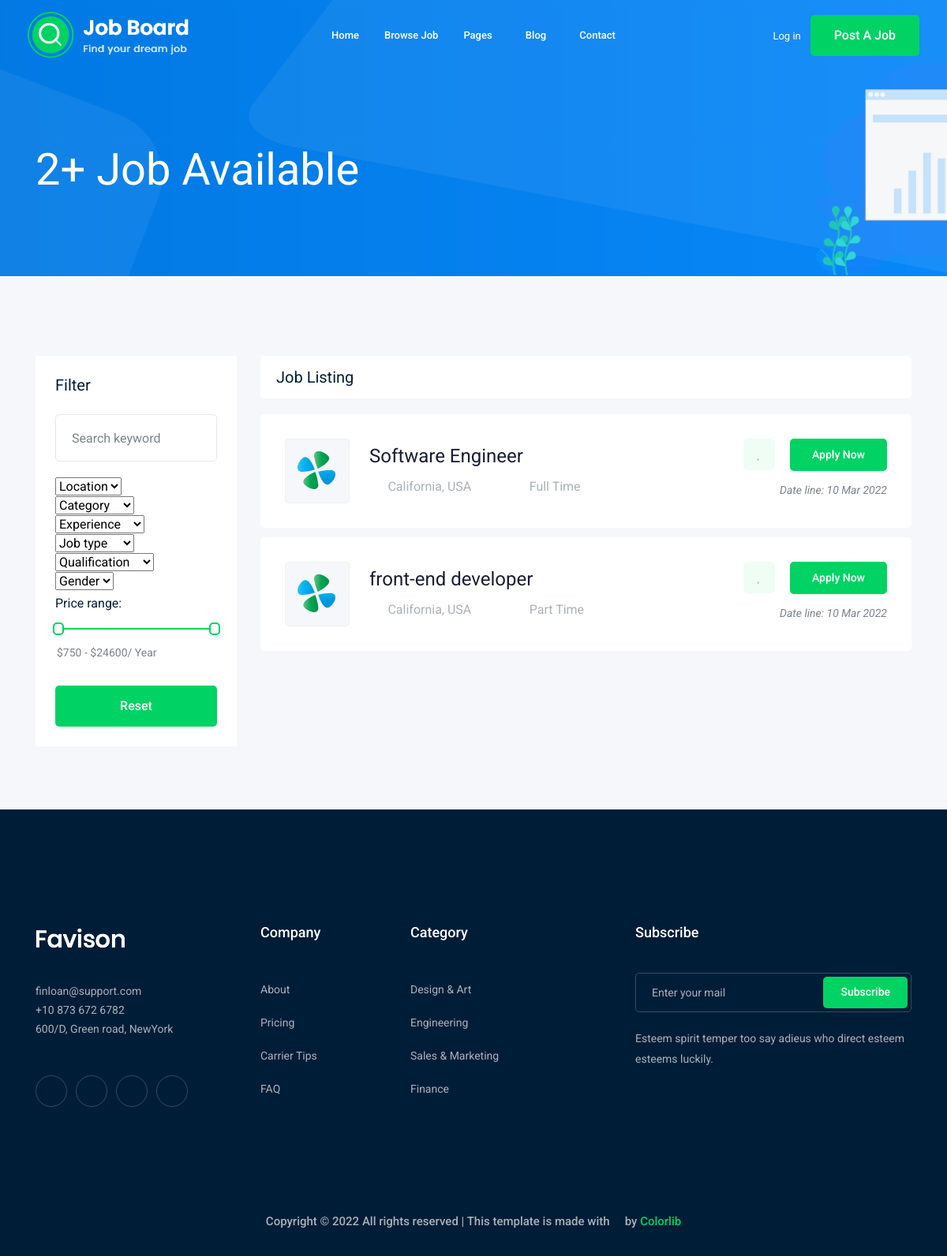
The app's page /, older data.
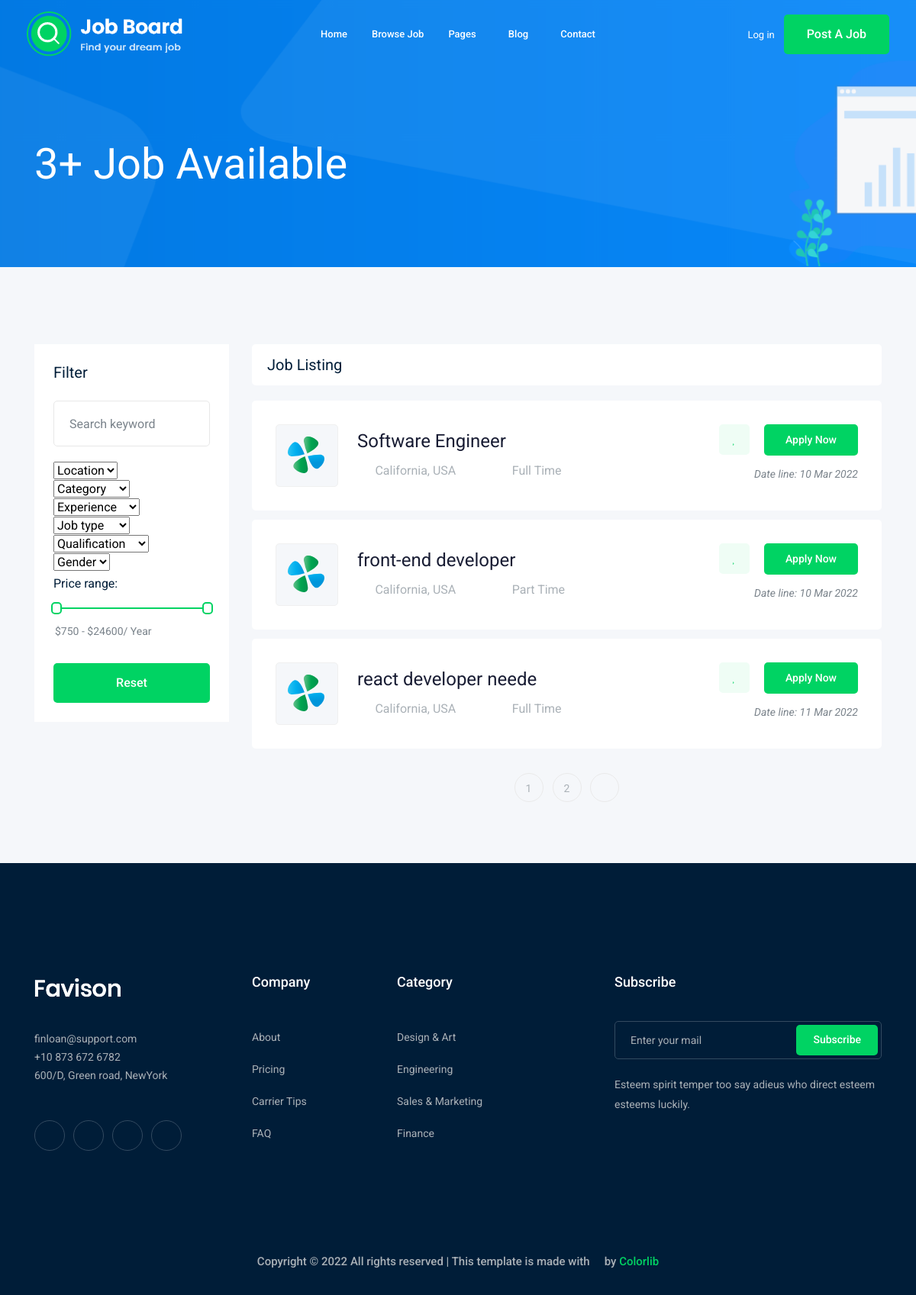
The same page, newer data.
### job/models.py (models this page shows, shortened)
class Job(models.Model):
    owner = models.ForeignKey( User , related_name='job_owner', on_delete=models.CASCADE)
    title = models.CharField(max_length=100)
    type = models.CharField(max_length=100, choices=JOB_TYPE_CHOICE)
    description = models.TextField(max_length=1000)
    published_at = models.DateTimeField(auto_now=True)
    vacancy = models.IntegerField(default=1)
    salary = models.IntegerField(default=1)
    experience = models.IntegerField(default=1)
    category = models.ForeignKey(Category, on_delete=models.CASCADE)
    img = models.ImageField(upload_to=upload_image)
    slug = models.SlugField(null=True, blank=True)
    def __str__(self):
        return (self.title)

### job/views.py (the view)
# urls.py: path('', jop_list, name="jobs"),
def jop_list(request):
    jobList = Job.objects.all()
    paginator = Paginator(jobList, 3)  # SHOW 1 jOB PER PAGE .
    page_number = request.GET.get('page')
    page_obj = paginator.get_page(page_number)
    context = {'Jobs': page_obj}
    return (render(request, 'job/jobs.html', context))

### job/templates/job/jobs.html (shortened to what this page needs)
{% extends 'main.html' %}
{% block body %}
<div class="bradcam_area bradcam_bg_1">
  <div class="container">
    <div class="row">
      <div class="col-xl-12">
        <div class="bradcam_text">
          <h3> {{Jobs|length }}+ Job{% if Jobs.count > 1 %}s{% endif %} Available</h3>
        </div>
      </div>
    </div>
  </div>
</div>
<div class="job_listing_area plus_padding">
  <div class="container">
    <div class="row">
      <div class="col-lg-3">
        <div class="job_filter white-bg">
          <div class="form_inner white-bg">
            <h3>Filter</h3>
            <form action="#">
              <div class="row">
                <div class="col-lg-12">
                  <div class="single_field">
                    <input type="text" placeholder="Search keyword" />
                  </div>
                </div>
                <div class="col-lg-12">
                  <div class="single_field">
                    <select class="wide">
                      <option data-display="Location">Location</option>
                    </select>
                  </div>
                </div>
                <div class="col-lg-12">
                  <div class="single_field">
                    <select class="wide">
                      <option data-display="Category">Category</option>
                    </select>
                  </div>
                </div>
                <div class="col-lg-12">
                  <div class="single_field">
                    <select class="wide">
                      <option data-display="Experience">Experience</option>
                    </select>
                  </div>
                </div>
                <div class="col-lg-12">
                  <div class="single_field">
                    <select class="wide">
                      <option data-display="Job type">Job type</option>
                    </select>
                  </div>
                </div>
                <div class="col-lg-12">
                  <div class="single_field">
                    <select class="wide">
                      <option data-display="Qualification">
                        Qualification
                      </option>
                    </select>
                  </div>
                </div>
                <div class="col-lg-12">
                  <div class="single_field">
                    <select class="wide">
                      <option data-display="Gender">Gender</option>
                    </select>
                  </div>
                </div>
              </div>
            </form>
          </div>
          <div class="range_wrap">
            <label for="amount">Price range:</label>
            <div id="slider-range"></div>
            <p>
              <input type="text" id="amount" readonly style="
                      border: 0;
                      color: #7a838b;
                      font-size: 14px;
                      font-weight: 400;
                    " />
            </p>
          </div>
          <div class="reset_btn">
            <button class="boxed-btn3 w-100" type="submit">Reset</button>
          </div>
        </div>
      </div>
      <div class="col-lg-9">
        <div class="recent_joblist_wrap">
          <div class="recent_joblist white-bg">
            <div class="row align-items-center">
              <div class="col-md-6">
                <h4>Job Listing</h4>
              </div>
            </div>
          </div>
        </div>
        <div class="job_lists m-0">
          <div class="row">
            {% for Job in Jobs %}
            <div class="col-lg-12 col-md-12">
              <div class="single_jobs white-bg d-flex justify-content-between">
                <div class="jobs_left d-flex align-items-center">
                  <div class="thumb">
                    <img src="img/svg_icon/1.svg" alt="" />
                  </div>
                  <div class="jobs_conetent">
                    <a href="{% url 'job:jobDetails' Job.slug %}">
                      <h4>{{ Job }}</h4>
                    </a>
                    <div class="links_locat d-flex align-items-center">
                      <div class="location">
                        <p><i class="fa fa-map-marker"></i> California, USA</p>
                      </div>
                      <div class="location">
                        <p><i class="fa fa-clock-o"></i> {{Job.type}} </p>
                      </div>
                    </div>
                  </div>
                </div>
                <div class="jobs_right">
                  <div class="apply_now">
                    <a class="heart_mark" href="#">
                      <i class="fa fa-heart"></i>
                    </a>
                    <a href="{% url 'job:jobDetails' Job.slug %}" class="boxed-btn3">Apply Now</a>
                  </div>
                  <div class="date">
                    <p>Date line: {{Job.published_at| date:'j M Y'}}</p>
                  </div>
                </div>
              </div>
            </div>
            {% endfor %}
          </div>
          {% if Jobs.has_other_pages %}
          <div class="row">
            <div class="col-lg-12">
              <div class="pagination_wrap">
                <ul>
                  {%  for i in Jobs.paginator.page_range  %}
                  <li>
                    <a href="?page={{i}}"><span>{{i}}</span></a>
                  </li>
                  {% endfor %}
                  {% if Jobs.has_next %}
                  <li>
                    <a href="?page={{Jobs.next_page_number}}"> <i class="ti-angle-right"></i> </a>
                  </li>
                  {% endif %}
                </ul>
              </div>
            </div>
          </div>
          {% endif %}
        </div>
      </div>
    </div>
  </div>
</div>
{% endblock body %}

### templates/main.html (shortened to what this page needs)
{% load static %}
<!DOCTYPE html>
<html class="no-js" lang="zxx">
  <head>
    <link rel="stylesheet" href="{% static 'css/bootstrap.min.css' %}" />
    <link rel="stylesheet" href="{% static 'css/owl.carousel.min.css' %}" />
    <link rel="stylesheet" href="{% static 'css/magnific-popup.css' %}" />
    <link rel="stylesheet" href="{% static 'css/font-awesome.min.css' %}" />
    <link rel="stylesheet" href="{% static 'css/themify-icons.css' %}" />
    <link rel="stylesheet" href="{% static 'css/nice-select.css' %}" />
    <link rel="stylesheet" href="{% static 'css/flaticon.css' %}" />
    <link rel="stylesheet" href="{% static 'css/jquery-ui.css' %}" />
    <link rel="stylesheet" href="{% static 'css/gijgo.css' %}" />
    <link rel="stylesheet" href="{% static 'css/animate.min.css' %}" />
    <link rel="stylesheet" href="{% static 'css/slicknav.css' %}" />
    <link rel="stylesheet" href="{% static 'css/style.css' %}" />
  </head>
  <body>
    <header>
      <div class="header-area">
        <div id="sticky-header" class="main-header-area">
          <div class="container-fluid">
            <div class="header_bottom_border">
              <div class="row align-items-center">
                <div class="col-xl-3 col-lg-2">
                  <div class="logo">
                    <a href="index.html">
                      <img src="{% static 'img/logo.png' %}" alt="" />
                    </a>
                  </div>
                </div>
                <div class="col-xl-6 col-lg-7">
                  <div class="main-menu d-none d-lg-block">
                    <nav>
                      <ul id="navigation">
                        <li><a href="index.html">home</a></li>
                        <li><a href="jobs.html">Browse Job</a></li>
                        <li>
                          <a href="#">pages <i class="ti-angle-down"></i></a>
                        </li>
                        <li>
                          <a href="#">blog <i class="ti-angle-down"></i></a>
                        </li>
                        <li><a href="contact.html">Contact</a></li>
                      </ul>
                    </nav>
                  </div>
                </div>
                <div class="col-xl-3 col-lg-3 d-none d-lg-block">
                  <div class="Appointment">
                    <div class="phone_num d-none d-xl-block">
                      <a href="#">Log in</a>
                    </div>
                    <div class="d-none d-lg-block">
                      <a class="boxed-btn3" href="#">Post a Job</a>
                    </div>
                  </div>
                </div>
                <div class="col-12">
                </div>
              </div>
            </div>
          </div>
        </div>
      </div>
    </header>
    {% block body %} {% endblock body %}
    <footer class="footer">
      <div class="footer_top">
        <div class="container">
          <div class="row">
            <div class="col-xl-3 col-md-6 col-lg-3">
              <div
                class="footer_widget wow fadeInUp"
                data-wow-duration="1s"
                data-wow-delay=".3s"
              >
                <div class="footer_logo">
                  <a href="#">
                    <img src="img/logo.png" alt="" />
                  </a>
                </div>
                <p>
                  finloan@support.com <br />
                  +10 873 672 6782 <br />
                  600/D, Green road, NewYork
                </p>
                <div class="socail_links">
                  <ul>
                    <li>
                      <a href="#">
                        <i class="ti-facebook"></i>
                      </a>
                    </li>
                    <li>
                      <a href="#">
                        <i class="fa fa-google-plus"></i>
                      </a>
                    </li>
                    <li>
                      <a href="#">
                        <i class="fa fa-twitter"></i>
                      </a>
                    </li>
                    <li>
                      <a href="#">
                        <i class="fa fa-instagram"></i>
                      </a>
                    </li>
                  </ul>
                </div>
              </div>
            </div>
            <div class="col-xl-2 col-md-6 col-lg-2">
              <div
                class="footer_widget wow fadeInUp"
                data-wow-duration="1.1s"
                data-wow-delay=".4s"
              >
                <h3 class="footer_title">Company</h3>
                <ul>
                  <li><a href="#">About </a></li>
                  <li><a href="#"> Pricing</a></li>
                  <li><a href="#">Carrier Tips</a></li>
                  <li><a href="#">FAQ</a></li>
                </ul>
              </div>
            </div>
            <div class="col-xl-3 col-md-6 col-lg-3">
              <div
                class="footer_widget wow fadeInUp"
                data-wow-duration="1.2s"
                data-wow-delay=".5s"
              >
                <h3 class="footer_title">Category</h3>
                <ul>
                  <li><a href="#">Design & Art</a></li>
                  <li><a href="#">Engineering</a></li>
                  <li><a href="#">Sales & Marketing</a></li>
                  <li><a href="#">Finance</a></li>
                </ul>
              </div>
            </div>
            <div class="col-xl-4 col-md-6 col-lg-4">
              <div
                class="footer_widget wow fadeInUp"
                data-wow-duration="1.3s"
                data-wow-delay=".6s"
              >
                <h3 class="footer_title">Subscribe</h3>
                <form action="#" class="newsletter_form">
                  <input type="text" placeholder="Enter your mail" />
                  <button type="submit">Subscribe</button>
                </form>
                <p class="newsletter_text">
                  Esteem spirit temper too say adieus who direct esteem esteems
                  luckily.
                </p>
              </div>
            </div>
          </div>
        </div>
      </div>
      <div
        class="copy-right_text wow fadeInUp"
        data-wow-duration="1.4s"
        data-wow-delay=".3s"
      >
        <div class="container">
          <div class="row">
            <div class="col-xl-12">
              <p class="copy_right text-center">
                Copyright &copy;
                All rights reserved | This template is made with
                <i class="fa fa-heart-o" aria-hidden="true"></i> by
                <a href="https://colorlib.com" target="_blank">Colorlib</a>
              </p>
            </div>
          </div>
        </div>
      </div>
    </footer>
  </body>
</html>

Row changes from the older to the newer data that the page shows:
added Job: title "react developer neede", type "Full Time", published_at "11 Mar 2022"
Text that changed along with them:
{{ Jobs|length }}: "2" → "3"
new list line: "1"
new list line: "2"
